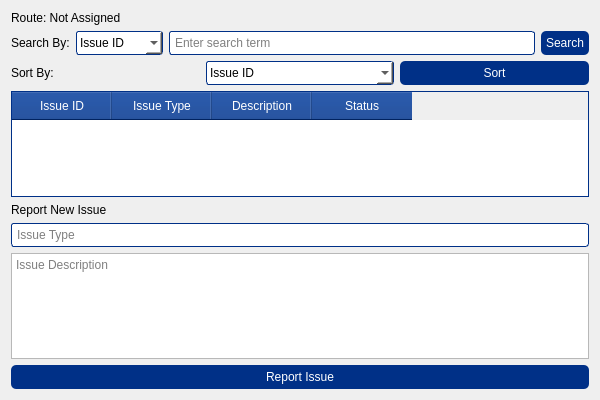
<?xml version="1.0" encoding="UTF-8"?>
<ui version="4.0">
 <class>DriverController</class>
 <widget class="QWidget" name="DriverController">
  <property name="geometry">
   <rect>
    <x>0</x>
    <y>0</y>
    <width>600</width>
    <height>400</height>
   </rect>
  </property>
  <property name="windowTitle">
   <string>Driver Dashboard</string>
  </property>
  <property name="styleSheet">
   <string>background-color: #E6F0FA; /* Light blue background */
QLabel { font-size: 14px; color: #003087; font-weight: bold; }
QPushButton { background-color: #003087; color: white; border-radius: 5px; padding: 5px; }
QPushButton:hover { background-color: #0052cc; }
QLineEdit { border: 1px solid #003087; border-radius: 3px; padding: 3px; }
QComboBox { border: 1px solid #003087; border-radius: 3px; padding: 3px; background-color: white; }
QTableWidget { border: 1px solid #003087; background-color: white; }
QTableWidget::item { padding: 5px; }
QTableWidget QTableCornerButton::section { background-color: #003087; }
QTableWidget QHeaderView::section { background-color: #003087; color: white; padding: 5px; }</string>
  </property>
  <layout class="QVBoxLayout" name="verticalLayout">
   <item>
    <widget class="QLabel" name="routeLabel">
     <property name="text">
      <string>Route: Not Assigned</string>
     </property>
    </widget>
   </item>
   <item>
    <layout class="QHBoxLayout" name="searchLayout">
     <item>
      <widget class="QLabel" name="searchLabel">
       <property name="text">
        <string>Search By:</string>
       </property>
      </widget>
     </item>
     <item>
      <widget class="QComboBox" name="searchComboBox">
       <item>
        <property name="text">
         <string>Issue ID</string>
        </property>
       </item>
       <item>
        <property name="text">
         <string>Issue Type</string>
        </property>
       </item>
       <item>
        <property name="text">
         <string>Description</string>
        </property>
       </item>
      </widget>
     </item>
     <item>
      <widget class="QLineEdit" name="searchLineEdit">
       <property name="placeholderText">
        <string>Enter search term</string>
       </property>
      </widget>
     </item>
     <item>
      <widget class="QPushButton" name="searchButton">
       <property name="text">
        <string>Search</string>
       </property>
      </widget>
     </item>
    </layout>
   </item>
   <item>
    <layout class="QHBoxLayout" name="sortLayout">
     <item>
      <widget class="QLabel" name="sortLabel">
       <property name="text">
        <string>Sort By:</string>
       </property>
      </widget>
     </item>
     <item>
      <widget class="QComboBox" name="sortComboBox">
       <item>
        <property name="text">
         <string>Issue ID</string>
        </property>
       </item>
       <item>
        <property name="text">
         <string>Issue Type</string>
        </property>
       </item>
       <item>
        <property name="text">
         <string>Status</string>
        </property>
       </item>
      </widget>
     </item>
     <item>
      <widget class="QPushButton" name="sortButton">
       <property name="text">
        <string>Sort</string>
       </property>
      </widget>
     </item>
    </layout>
   </item>
   <item>
    <widget class="QTableWidget" name="issueTable">
     <property name="columnCount">
      <number>4</number>
     </property>
     <column>
      <property name="text">
       <string>Issue ID</string>
      </property>
     </column>
     <column>
      <property name="text">
       <string>Issue Type</string>
      </property>
     </column>
     <column>
      <property name="text">
       <string>Description</string>
      </property>
     </column>
     <column>
      <property name="text">
       <string>Status</string>
      </property>
     </column>
    </widget>
   </item>
   <item>
    <widget class="QLabel" name="reportLabel">
     <property name="text">
      <string>Report New Issue</string>
     </property>
    </widget>
   </item>
   <item>
    <widget class="QLineEdit" name="issueTypeLineEdit">
     <property name="placeholderText">
      <string>Issue Type</string>
     </property>
    </widget>
   </item>
   <item>
    <widget class="QTextEdit" name="descriptionTextEdit">
     <property name="placeholderText">
      <string>Issue Description</string>
     </property>
    </widget>
   </item>
   <item>
    <widget class="QPushButton" name="reportIssueButton">
     <property name="text">
      <string>Report Issue</string>
     </property>
    </widget>
   </item>
  </layout>
 </widget>
 <resources/>
 <connections/>
</ui>
